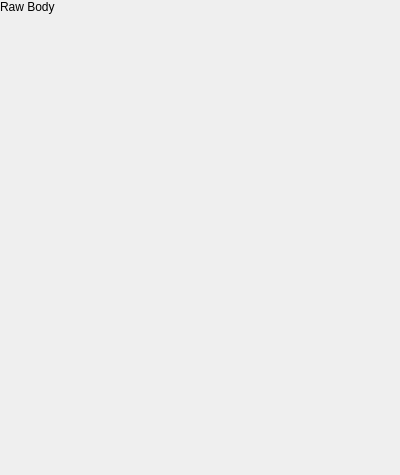
<?xml version="1.0" encoding="UTF-8"?>
<ui version="4.0">
 <class>ReplyBodyWidget</class>
 <widget class="QWidget" name="ReplyBodyWidget">
  <property name="geometry">
   <rect>
    <x>0</x>
    <y>0</y>
    <width>400</width>
    <height>475</height>
   </rect>
  </property>
  <property name="windowTitle">
   <string>Form</string>
  </property>
  <layout class="QVBoxLayout" name="verticalLayout_2">
   <property name="spacing">
    <number>0</number>
   </property>
   <property name="leftMargin">
    <number>0</number>
   </property>
   <property name="topMargin">
    <number>0</number>
   </property>
   <property name="rightMargin">
    <number>0</number>
   </property>
   <property name="bottomMargin">
    <number>0</number>
   </property>
   <item>
    <layout class="QVBoxLayout" name="verticalLayout">
     <item>
      <widget class="tSubtitleLabel" name="subtitleLabel">
       <property name="text">
        <string>Raw Body</string>
       </property>
       <property name="margin">
        <number>9</number>
       </property>
      </widget>
     </item>
    </layout>
   </item>
   <item>
    <widget class="CompleteTextEditor" name="editor" native="true">
     <property name="sizePolicy">
      <sizepolicy hsizetype="Preferred" vsizetype="Expanding">
       <horstretch>0</horstretch>
       <verstretch>0</verstretch>
      </sizepolicy>
     </property>
    </widget>
   </item>
  </layout>
 </widget>
 <customwidgets>
  <customwidget>
   <class>tSubtitleLabel</class>
   <extends>QLabel</extends>
   <header location="global">tsubtitlelabel.h</header>
  </customwidget>
  <customwidget>
   <class>CompleteTextEditor</class>
   <extends>QWidget</extends>
   <header>ttexteditor/completetexteditor.h</header>
   <container>1</container>
  </customwidget>
 </customwidgets>
 <resources/>
 <connections/>
</ui>
